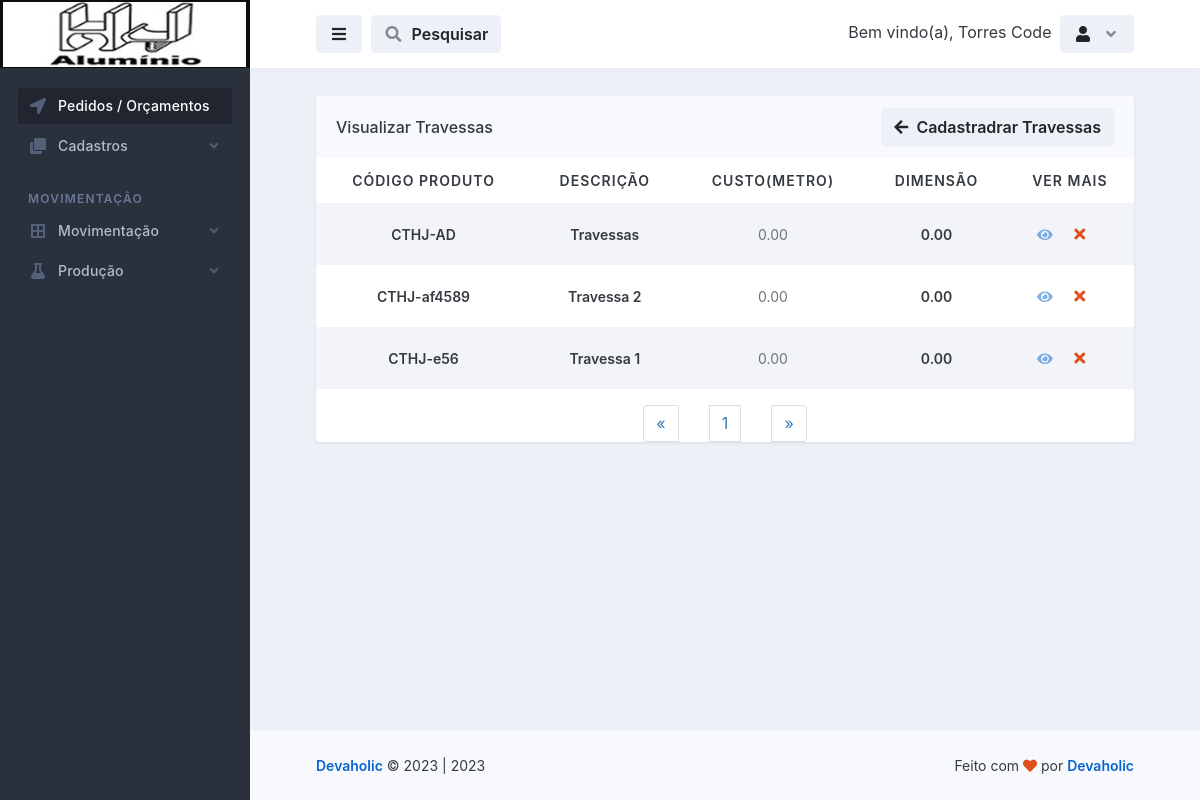
Page /travessas/visualizar_travessas.php (signed in) on the committed database.
### tables this page shows
CREATE TABLE `logado` (
  `id` int(11) NOT NULL,
  `nome` varchar(50) NOT NULL,
  `email` varchar(100) NOT NULL,
  `senha` varchar(50) NOT NULL,
  `parceiro_colaborador` varchar(100) NOT NULL,
  `cpf` int(100) NOT NULL,
  `rg` int(20) NOT NULL,
  `cep` int(20) NOT NULL,
  `endereco` varchar(100) NOT NULL,
  `telefone` varchar(50) NOT NULL,
  `complemento` varchar(100) NOT NULL,
  `bairro` varchar(100) NOT NULL,
  `cidade` varchar(100) NOT NULL,
  `uf` varchar(20) NOT NULL,
  `nascimento` varchar(100) NOT NULL,
  `nivel` varchar(20) NOT NULL
);

CREATE TABLE `travessas` (
  `id` int(11) NOT NULL,
  `descricao` varchar(255) NOT NULL,
  `codigo_produto` varchar(100) NOT NULL,
  `agregar` varchar(255) NOT NULL,
  `unidade` varchar(255) NOT NULL,
  `esquadreta` varchar(255) NOT NULL,
  `oculto` varchar(10) NOT NULL,
  `referencias_do_mercado` text NOT NULL,
  `custo_metro` decimal(10,2) NOT NULL,
  `markup` decimal(10,2) NOT NULL,
  `valor` decimal(10,2) NOT NULL,
  `desconto_corte_vidro` decimal(10,2) NOT NULL,
  `perda` decimal(10,2) NOT NULL,
  `perda_bordas` decimal(10,2) NOT NULL,
  `perda_corte` decimal(10,2) NOT NULL,
  `dimensao` decimal(10,2) NOT NULL,
  `perda_bordas_retalho` decimal(10,2) NOT NULL,
  `perda_corte_retalho` decimal(10,2) NOT NULL,
  `imagem` varchar(255) NOT NULL,
  `ultima_alteracao` date NOT NULL,
  `ativo` tinyint(1) NOT NULL,
  `quantidade_stock` varchar(255) NOT NULL
);

### database.php (called while the page is built, shortened)
<?php
    class database
    {
        public $server = 'localhost';
        public $user = 'hjalum89_maxi';
        public $pass = 'HjAluminio123';
        public $bdn = 'hjalum89_Maxi';
        public function __construct()
        {
            try{
            $this->conn = new PDO('mysql:host='.$this->server.'; dbname='.$this->bdn, $this->user, $this->pass);
            } catch(PDOException $e){
                echo "Error $e";
            }
        }
    }
?>

### controllers/controllers_travessas.php (called while the page is built, shortened)
<?php
    include "../database.php";
class controllers_travessas extends database
{
    public function selecionar_travessas()
    {
        $selecionar_travessas = $this->conn->prepare("SELECT * FROM travessas ORDER BY id DESC");
        $selecionar_travessas->execute();
        $resultravessas = $selecionar_travessas->fetchAll(PDO::FETCH_ASSOC);
        return $resultravessas;
    }
}
?>

### travessas/visualizar_travessas.php (the view, shortened to what this page needs)
<?php
require_once "../config.php";
$conn = mysqli_connect($DBHOST, $DBUSER, $DBPASS, $DBNAME);
$pagina = (isset($_GET['pagina']))? $_GET['pagina'] : 1;
$result_travessas = "SELECT * FROM travessas ORDER BY id DESC";
$resultado_travessas = mysqli_query($conn, $result_travessas);
$total_travessas = mysqli_num_rows($resultado_travessas);
$quantidade_pg = 10;
$num_pagina = ceil($total_travessas/$quantidade_pg);
$incio = ($quantidade_pg*$pagina)-$quantidade_pg;
$result_travessas = "SELECT * FROM travessas ORDER BY id DESC limit $incio, $quantidade_pg";
$resultado_travessas = mysqli_query($conn, $result_travessas);
?>
<!doctype html>
<html lang="en">
  <head>
    <link rel="stylesheet" id="css-main" href="../assets/css/dashmix.min.css">
    <link rel="stylesheet" href="../assets/css/pagination.css">
  </head>
  <body>
    <div id="page-container" class="sidebar-o sidebar-dark enable-page-overlay side-scroll page-header-fixed main-content-narrow">
    <?php require_once "../template/sidebar.php" ?>
<header id="page-header">
    <div class="content-header">
    <div class="space-x-1">
        <button type="button" class="btn btn-alt-secondary" data-toggle="layout" data-action="sidebar_toggle">
        <i class="fa fa-fw fa-bars"></i>
        </button>
            <button type="button" class="btn btn-alt-secondary" data-toggle="layout" data-action="header_search_on">
              <i class="fa fa-fw opacity-50 fa-search"></i> <span class="ms-1 d-none d-sm-inline-block">Pesquisar</span>
            </button>
    </div>
    <?php require_once "../template/btn_logout.php"; ?>
    </div>
</header>
      <main id="main-container">
        <div class="content content-full content-boxed">
          <div class="row">
            <div class="col-md-12">
              <div class="block block-rounded block-mode-loading-refresh">
                <div class="block-header block-header-default">
                  <h3 class="block-title">
                    Visualizar Travessas
                  </h3>
                  <a class="btn btn-alt-secondary" href="travessas.php">
                    <i class="fa fa-arrow-left me-1"></i> Cadastradrar Travessas
                  </a>
                </div>
                <div class="table-responsive">
                  <table class="table table-striped table-hover table-borderless table-vcenter fs-sm">
                  <?php
                    require_once "../controllers/controllers_travessas.php";
                    $selecionar_travessas = new controllers_travessas();
                    $result_travessas = $selecionar_travessas->selecionar_travessas();
                    if(count($result_travessas) > 0)
                    { ?>
                    <thead style="text-align: center;">
                      <tr class="text-uppercase">
                        <th>Código Produto</th>
                        <th>Descrição</th>
                        <th>Custo(metro)</th>
                        <th>Dimensão</th>
                        <th>Ver Mais</th>
                      </tr>
                    </thead>
                    <?php }?>
                    <tbody style="text-align: center;">
                        <?php
                            require_once "../controllers/controllers_travessas.php";
                            $selecionar_travessas = new controllers_travessas();
                            $result_travessas = $selecionar_travessas->selecionar_travessas();
                            if(count($result_travessas) > 0)
                            {
                              while($row_travessas = mysqli_fetch_assoc($resultado_travessas)){ ?>
                                <tr style="text-align: center;">
                                  <td>
                                      <span class="fw-semibold"><?php echo $row_travessas['codigo_produto']; ?></span>
                                  </td>
                                  <td>
                                      <span class="fw-semibold"><?php echo $row_travessas['descricao']; ?></span>
                                  </td>
                                  <td>
                                    <span class="fs-sm text-muted"><?php echo $row_travessas['custo_metro'];?></span>
                                  </td>
                                  <td>
                                      <span class="fw-semibold"><?php echo $row_travessas['dimensao']; ?></span>
                                  </td>
                                  <td class="text-center text-nowrap fw-medium" style="display: flex; justify-content: center; align-items: center;">
                                    <a href="vermais_travessas.php?view_travessas=<?php $idCriptografado = base64_encode($row_travessas['id']); echo $idCriptografado;?>">
                                        <i class="fa fa-eye me-1 opacity-50"></i>
                                    </a>
                                    <?php
                                       echo "<button class='btn' onclick='abrirModal(".$row_travessas['id'].")'><i class='fa fa-fw fa-times text-danger'></i></button>";
                                      ?>
                                  </td>
                                </tr>
                          <?php } } else { echo "<h1>Nenhum registo encontrado!</h1>"; } ?>
                    </tbody>
                  </table>
                  <?php
                    $pagina_anterior = $pagina - 1;
                    $pagina_posterior = $pagina + 1;
                  ?>
                <nav class="text-center">
                  <ul class="pagination" style="display: flex; align-items: center; justify-content: space-between; width: 20%; margin: auto;">
                    <li>
                      <?php
                      if($pagina_anterior != 0){ ?>
                        <a href="visualizar_travessas.php?pagina=<?php echo $pagina_anterior; ?>" aria-label="Previous">
                          <span aria-hidden="true">&laquo;</span>
                        </a>
                      <?php }else{ ?>
                        <span aria-hidden="true">&laquo;</span>
                      <?php }  ?>
                    </li>
                    <?php
                    for($i = 1; $i < $num_pagina + 1; $i++){ ?>
                      <li><a href="visualizar_travessas.php?pagina=<?php echo $i; ?>"><?php echo $i; ?></a>
                      </li>
                    <?php } ?>
                    <li>
                      <?php
                      if($pagina_posterior <= $num_pagina){ ?>
                        <a href="visualizar_travessas.php?pagina=<?php echo $pagina_posterior; ?>" aria-label="Previous">
                          <span aria-hidden="true">&raquo;</span>
                        </a>
                      <?php }else{ ?>
                        <span aria-hidden="true">&raquo;</span>
                      <?php }  ?>
                    </li>
                  </ul>
                </nav>
                </div>
                </div>
              </div>
        </div>
      </main>
      <?php require_once "../template/footer.php" ?>
    </div>
  </body>
</html>

### template/btn_logout.php (shortened to what this page needs)
<?php
    include "../conexao-bd.php";
    $email = $_SESSION['email'];
    $selecinarUserLogado = $conn->prepare("SELECT * FROM logado WHERE email = :email");
    $selecinarUserLogado->bindValue(':email', $email);
    $selecinarUserLogado->execute();
    $row = $selecinarUserLogado->fetch(PDO::FETCH_ASSOC);
?>
<div class="space-x-1">
    <div class="dropdown d-inline-block">
        <span class="d-sm-inline-block">Bem vindo(a), <?php echo $row['nome']; ?></span>
    </div>
    <div class="dropdown d-inline-block">
    <button type="button" class="btn btn-alt-secondary" id="page-header-user-dropdown" data-bs-toggle="dropdown" aria-haspopup="true" aria-expanded="false">
        <i class="fa fa-fw fa-user"></i>
        <i class="fa fa-fw fa-angle-down opacity-50 ms-1 d-none d-sm-inline-block"></i>
    </button>
    </div>
</div>

### assets/css/pagination.css (style rules this page uses)
.pagination { display:inline-block;padding-left:0;margin:20px 0;border-radius:4px }
.pagination>li { display:inline }
.pagination>li>a,.pagination>li>span { position:relative;float:left;padding:6px 12px;margin-left:-1px;line-height:1.42857143;color:#337ab7;text-decoration:none;background-color:#fff;border:1px solid #ddd }
.pagination>li:first-child>a,.pagination>li:first-child>span { margin-left:0;border-top-left-radius:4px;border-bottom-left-radius:4px }
.pagination>li:last-child>a,.pagination>li:last-child>span { border-top-right-radius:4px;border-bottom-right-radius:4px }

### rows in the picture
logado: nome "Torres Code"
travessas: codigo_produto "CTHJ-AD", descricao "Travessas", custo_metro "0.00", dimensao "0.00"
travessas: codigo_produto "CTHJ-af4589", descricao "Travessa 2", custo_metro "0.00", dimensao "0.00"
travessas: codigo_produto "CTHJ-e56", descricao "Travessa 1", custo_metro "0.00", dimensao "0.00"

### other values in the picture
Date('Y') "2023"
